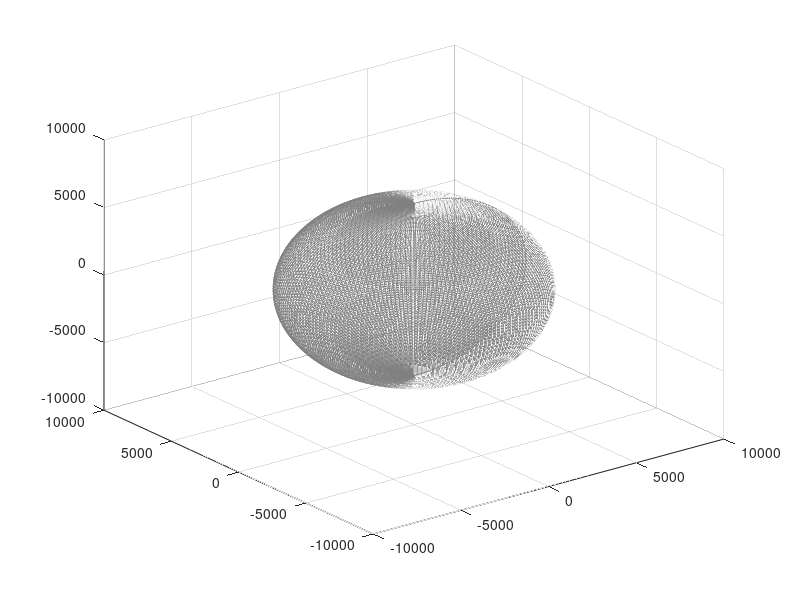

This figure's MATLAB source: (Note: this script raises an error after producing the figure.)
function plot_terra


%% Textured 3D Earth example
%
% Ryan Gray
% 8 Sep 2004
% Revised 9 March 2006, 31 Jan 2006, 16 Oct 2013
%% Options
npanels = 180;   % Number of globe panels around the equator deg/panel = 360/npanels
alpha   = 1; % globe transparency level, 1 = opaque, through 0 = invisible
%GMST0 = []; % Don't set up rotatable globe (ECEF)
GMST0 = 4.89496121282306; % Set up a rotatable globe at J2000.0
% Earth texture image
% Anything imread() will handle, but needs to be a 2:1 unprojected globe
% image.
image_file = 'http://upload.wikimedia.org/wikipedia/commons/thumb/c/cd/Land_ocean_ice_2048.jpg/1024px-Land_ocean_ice_2048.jpg';
% Mean spherical earth
erad    = 6371.0087714; % equatorial radius (meters)
prad    = 6371.0087714; % polar radius (meters)
erot    = 7.2921158553e-5; % earth rotation rate (radians/sec) 
%% Create figure
% figure(1);
% hold on;
% Turn off the normal axes
%set(gca, 'NextPlot','add', 'Visible','off');
% axis equal;
% axis auto;
% Set initial view
%view(0,40);
% axis vis3d;
%% Create wireframe globe
% Create a 3D meshgrid of the sphere points using the ellipsoid function
[x, y, z] = ellipsoid(0, 0, 0, erad, erad, prad, npanels);
globe = surf(x, y, -z, 'FaceColor', 'none', 'EdgeColor', 0.5*[1 1 1]);
if ~isempty(GMST0)
    hgx = hgtransform;
    set(hgx,'Matrix', makehgtform('zrotate',GMST0));
    set(globe,'Parent',hgx);
end
%% Texturemap the globe
% Load Earth image for texture map
cdata = imread(image_file);
% Set image as color data (cdata) property, and set face color to indicate
% a texturemap, which Matlab expects to be in cdata. Turn off the mesh edges.
set(globe, 'FaceColor', 'texturemap', 'CData', cdata, 'FaceAlpha', alpha, 'EdgeColor', 'none');
hold on;